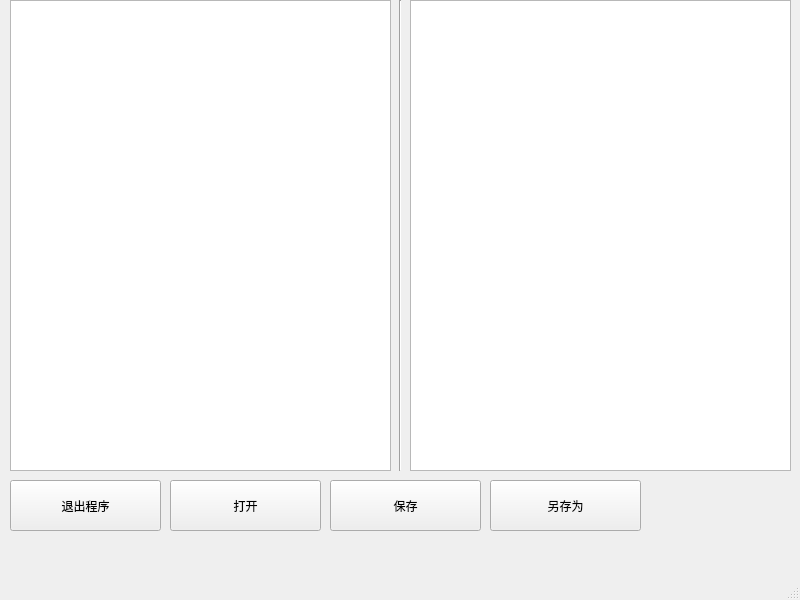
<?xml version="1.0" encoding="UTF-8"?>
<ui version="4.0">
 <class>MainWindow</class>
 <widget class="QMainWindow" name="MainWindow">
  <property name="geometry">
   <rect>
    <x>0</x>
    <y>0</y>
    <width>800</width>
    <height>600</height>
   </rect>
  </property>
  <property name="windowTitle">
   <string>MainWindow</string>
  </property>
  <widget class="QWidget" name="centralwidget">
   <widget class="QPushButton" name="quitButton">
    <property name="geometry">
     <rect>
      <x>10</x>
      <y>480</y>
      <width>151</width>
      <height>51</height>
     </rect>
    </property>
    <property name="text">
     <string>退出程序</string>
    </property>
   </widget>
   <widget class="QTreeView" name="treeView">
    <property name="geometry">
     <rect>
      <x>10</x>
      <y>0</y>
      <width>381</width>
      <height>471</height>
     </rect>
    </property>
    <property name="animated">
     <bool>true</bool>
    </property>
   </widget>
   <widget class="QTextBrowser" name="textBrowser">
    <property name="geometry">
     <rect>
      <x>410</x>
      <y>0</y>
      <width>381</width>
      <height>471</height>
     </rect>
    </property>
   </widget>
   <widget class="Line" name="line">
    <property name="geometry">
     <rect>
      <x>390</x>
      <y>0</y>
      <width>20</width>
      <height>471</height>
     </rect>
    </property>
    <property name="orientation">
     <enum>Qt::Vertical</enum>
    </property>
   </widget>
   <widget class="QPushButton" name="openButton">
    <property name="geometry">
     <rect>
      <x>170</x>
      <y>480</y>
      <width>151</width>
      <height>51</height>
     </rect>
    </property>
    <property name="text">
     <string>打开</string>
    </property>
   </widget>
   <widget class="QPushButton" name="saveButton">
    <property name="geometry">
     <rect>
      <x>330</x>
      <y>480</y>
      <width>151</width>
      <height>51</height>
     </rect>
    </property>
    <property name="text">
     <string>保存</string>
    </property>
   </widget>
   <widget class="QPushButton" name="saveAnotherButton">
    <property name="geometry">
     <rect>
      <x>490</x>
      <y>480</y>
      <width>151</width>
      <height>51</height>
     </rect>
    </property>
    <property name="text">
     <string>另存为</string>
    </property>
   </widget>
  </widget>
  <widget class="QMenuBar" name="menubar">
   <property name="geometry">
    <rect>
     <x>0</x>
     <y>0</y>
     <width>800</width>
     <height>22</height>
    </rect>
   </property>
  </widget>
  <widget class="QStatusBar" name="statusbar"/>
 </widget>
 <resources/>
 <connections>
  <connection>
   <sender>quitButton</sender>
   <signal>clicked()</signal>
   <receiver>MainWindow</receiver>
   <slot>close()</slot>
   <hints>
    <hint type="sourcelabel">
     <x>220</x>
     <y>376</y>
    </hint>
    <hint type="destinationlabel">
     <x>399</x>
     <y>299</y>
    </hint>
   </hints>
  </connection>
 </connections>
</ui>
